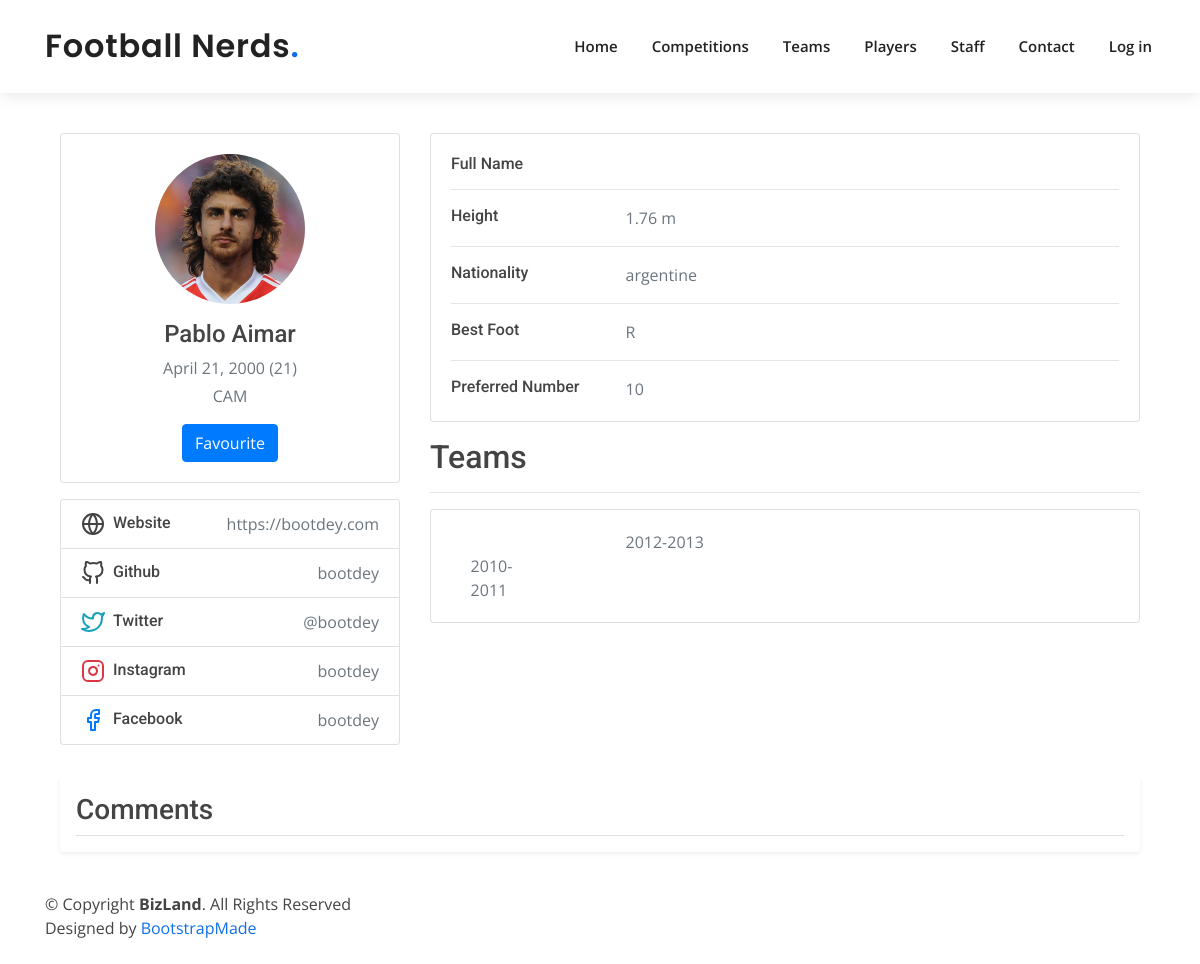
The app's page /players/1, older data.
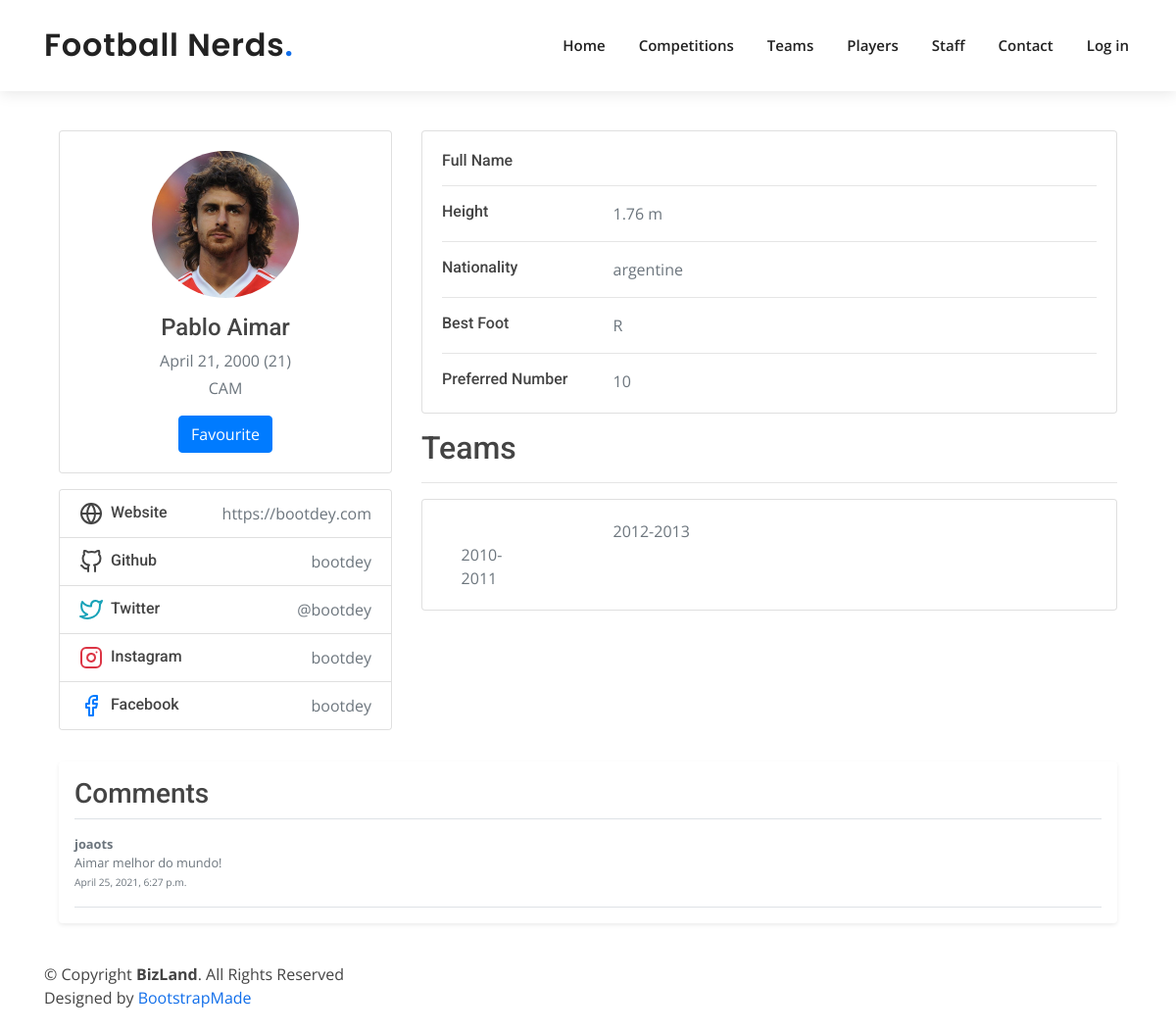
The same page, newer data.
### app/models.py (models this page shows, shortened)
class Player(models.Model):
    POSITION_CHOICES = (
        ('Striker', 'ST-Striker'),
        ('Left Winger', 'LW-Left Winger'),
        ('Right Winger', 'RW-Right Winger'),
        ('Central Attacking Midfielder', 'CAM-Central Attacking Midfielder'),
        ('Central Midfielder', 'CM-Central Midfielder'),
        ('Central Defensive Midfielder', 'CDM-Central Defensive Midfielder'),
        ('Left Back', 'LB-Left Back'),
        ('Right Back', 'RB-Right Back'),
        ('Center Back', 'CB-Center Back'),
        ('Goalkeeper', 'GR-Goalkeeper'),
    )
    BEST_FOOT = (('Left', 'L-Left'), ('Right', 'R-Right'), ('Both', 'B-Both'))
    full_name = models.CharField(max_length=120)
    name = models.CharField(max_length=90)
    birthday = models.DateField()
    height = models.FloatField()
    nationality = models.CharField(max_length=70)
    position = models.CharField(max_length=28, choices=POSITION_CHOICES)
    best_foot = models.CharField(max_length=5, choices=BEST_FOOT)
    preferred_number = models.IntegerField()
    player_img = models.CharField(max_length=100, default="default_player.png")

class PlayerPlaysFor(models.Model):
    player = models.ForeignKey(Player, on_delete=models.CASCADE)
    team = models.ForeignKey(Team, on_delete=models.CASCADE)
    season = models.CharField(max_length=9, validators=[RegexValidator(
        regex='[0-9]{4}-[0-9]{4}',
        message='Season must follow the format year-year',
        code='invalid_season'
    )])

class CommentPlayer(models.Model):
    player = models.ForeignKey(Player, on_delete=models.CASCADE)
    user = models.ForeignKey(NormalUser, on_delete=models.CASCADE)
    timeofpost = models.DateTimeField()
    comment = models.CharField(max_length=120)

class NormalUser(models.Model):
    user = models.OneToOneField(User, on_delete=models.CASCADE)
    job_football_related = models.BooleanField()
    favouriteplayers = models.ManyToManyField(Player, through='FavouritePlayer')
    favouriteteams = models.ManyToManyField(Team, through='FavouriteTeam')
    favouritecompetitions = models.ManyToManyField(Competition, through='FavouriteCompetition')

### app/views.py (the view)
# urls.py: path('players/<int:id>', views.player_details, name='player_details'),
def player_details(request, id):
    t_parms = {
        'player': Player.objects.get(id=id),
        'teams': Team.objects.filter(playerplaysfor__player_id=id),
        'season': PlayerPlaysFor.objects.filter(player_id=id),
        'comments': CommentPlayer.objects.filter(player_id=id),
        'age': int((datetime.date.today() - Player.objects.get(id=id).birthday).days/365)
    }
    return render(request, 'player_details.html', t_parms)

### templates/player_details.html (shortened to what this page needs)
{% extends 'layout.html' %}
{% load static %}
{% block content %}
<div class="container" style="padding-top: 40px">
    <div class="main-body">
          <div class="row gutters-sm">
            <div class="col-md-4 mb-3">
              <div class="card">
                <div class="card-body">
                  <div class="d-flex flex-column align-items-center text-center">
                    <img src="{% static player.player_img %}" alt="Admin" class="rounded-circle" width="150" height="150">
                    <div class="mt-3">
                      <h4>{{ player.name }}</h4>
                      <p class="text-secondary mb-1">{{ player.birthday }} ({{ age }})</p>
                      <p class="text-muted font-size-sm">{{ player.position }}</p>
                      <button class="btn btn-primary">Favourite</button>
                    </div>
                  </div>
                </div>
              </div>
              <div class="card mt-3">
                <ul class="list-group list-group-flush">
                  <li class="list-group-item d-flex justify-content-between align-items-center flex-wrap">
                    <h6 class="mb-0">Website</h6>
                    <span class="text-secondary">https://bootdey.com</span>
                  </li>
                  <li class="list-group-item d-flex justify-content-between align-items-center flex-wrap">
                    <h6 class="mb-0">Github</h6>
                    <span class="text-secondary">bootdey</span>
                  </li>
                  <li class="list-group-item d-flex justify-content-between align-items-center flex-wrap">
                    <h6 class="mb-0">Twitter</h6>
                    <span class="text-secondary">@bootdey</span>
                  </li>
                  <li class="list-group-item d-flex justify-content-between align-items-center flex-wrap">
                    <h6 class="mb-0">Instagram</h6>
                    <span class="text-secondary">bootdey</span>
                  </li>
                  <li class="list-group-item d-flex justify-content-between align-items-center flex-wrap">
                    <h6 class="mb-0">Facebook</h6>
                    <span class="text-secondary">bootdey</span>
                  </li>
                </ul>
              </div>
            </div>
            <div class="col-md-8">
              <div class="card mb-3">
                <div class="card-body">
                  <div class="row">
                    <div class="col-sm-3">
                      <h6 class="mb-0">Full Name</h6>
                    </div>
                    <div class="col-sm-9 text-secondary">
                    </div>
                  </div>
                  <hr>
                  <div class="row">
                    <div class="col-sm-3">
                      <h6 class="mb-0">Height</h6>
                    </div>
                    <div class="col-sm-9 text-secondary">
                        {{player.height}} m
                    </div>
                  </div>
                  <hr>
                  <div class="row">
                    <div class="col-sm-3">
                      <h6 class="mb-0">Nationality</h6>
                    </div>
                    <div class="col-sm-9 text-secondary">
                      {{ player.nationality }}
                    </div>
                  </div>
                  <hr>
                  <div class="row">
                    <div class="col-sm-3">
                      <h6 class="mb-0">Best Foot</h6>
                    </div>
                    <div class="col-sm-9 text-secondary">
                      {{ player.best_foot }}
                    </div>
                  </div>
                  <hr>
                  <div class="row">
                    <div class="col-sm-3">
                      <h6 class="mb-0">Preferred Number</h6>
                    </div>
                    <div class="col-sm-9 text-secondary">
                      {{ player.preferred_number }}
                    </div>
                  </div>
                </div>
              </div>
                    <h2>Teams</h2>
                    <hr>
                    <div class="card mb-3">
                <div class="card-body">
                    {% for team in teams %}
                  <div class="row">
                    <div class="col-sm-3">
                    </div>
                      {% for sea in season %}
                      {% if sea.team.id == team.id %}
                    <div class="col-sm-9 text-secondary">
                        {{sea.season}}
                    </div>
                      {% endif %}
                      {% endfor %}
                    {% endfor %}
                  </div>
                    </div>
                </div>
                </div>
            </div>
          </div>
        </div>
          <div class="my-3 p-3 bg-body rounded shadow-sm">
            <h3 class="border-bottom pb-2 mb-0">Comments</h3>
              {% for comment in comments %}
            <div class=" border-bottom d-flex text-muted pt-3">
              <p class="pb-3 mb-0 small lh-sm ">
                <strong class="d-block text-gray-dark">{{ comment.user.user }}</strong>
                {{ comment.comment }}
                  <br>
                  <small>{{ comment.timeofpost }}</small>
              </p>
            </div>
              {% endfor %}
            </div>
          </div>
    </div>
{% endblock %}

### templates/layout.html (shortened to what this page needs)
{% load static %}
<!DOCTYPE html>
<html lang="en">
<head>
    <link rel="stylesheet" href="{% static 'css/bootstrap.min.css' %}">
    <link rel="stylesheet" href="{% static 'fa/css/all.min.css' %}">
    <link rel="stylesheet" href="{% static 'css/style.css' %}">
</head>
<body>
 <header id="header" class="" >
    <div class="container d-flex align-items-center">
      <h1 class="logo mr-auto"><a href="{% url 'home'%}">Football Nerds<span>.</span></a></h1>
      <nav class="nav-menu d-none d-lg-block">
        <ul>
          <li><a href="{% url 'home'%}">Home</a></li>
          <li><a href="{% url 'competitions' %}">Competitions</a></li>
          <li><a href="{% url 'teams' %}">Teams</a></li>
          <li><a href="{% url 'players' %}">Players</a></li>
          <li><a href="{% url 'staff' %}">Staff</a></li>
          <li><a href="#contact">Contact</a></li>
        {% include 'loginpartial.html' %}
        </ul>
      </nav>
    </div>
  </header>
    <main id="main" role="main" style="">
        <div class="container body-content">
            {% block content %} {% endblock %}
    </main>
 <div class="container py-4">
      <div class="copyright">
        &copy; Copyright <strong><span>BizLand</span></strong>. All Rights Reserved
      </div>
      <div class="credits">
        Designed by <a href="https://bootstrapmade.com/">BootstrapMade</a>
      </div>
    </div>
</body>
</html>

### templates/loginpartial.html
{% load static %}
{% if user.is_authenticated %}
<form id="logoutForm" action="/logout" method="get" class="form-inline my-2 my-lg-0">
    {% csrf_token %}
    <li><a href="{% url 'profile' %}">{{ user.username }}</a></li>
    <li><a href="javascript:document.getElementById('logoutForm').submit()"><i class="fas fa-sign-out-alt"></i></a></li>
</form>
{% else %}
    <li><a href="{% url 'login' %}">Log in</a></li>
{% endif %}

### app/static/css/style.css (style rules this page uses)
body { font-family: "Open Sans", sans-serif; color: #444444; }
a { color: #106eea; }
h1, h2, h3, h4, h5, h6 { font-family: "Roboto", sans-serif; }
#header { background: #fff; transition: all 0.5s; z-index: 997; padding: 25px 0; top: 40px; box-shadow: 0px 2px 15px rgba(0, 0, 0, 0.1); }
#header .logo { font-size: 32px; margin: 0; padding: 0; line-height: 1; font-weight: 600; letter-spacing: 0.8px; font-family: "Poppins", sans-serif; }
#header .logo a { color: #222222; }
#header .logo a span { color: #106eea; }
.nav-menu ul { margin: 0; padding: 0; list-style: none; }
.nav-menu > ul { display: flex; }
.nav-menu > ul > li { position: relative; white-space: nowrap; padding: 10px 0 10px 28px; }
.nav-menu a { display: block; position: relative; color: #222222; transition: 0.3s; font-size: 15px; font-weight: 600; padding: 0 3px; font-family: "Open Sans", sans-serif; }
.nav-menu > ul > li > a:before { content: ""; position: absolute; width: 100%; height: 2px; bottom: -5px; left: 0; background-color: #106eea; visibility: hidden; width: 0px; transition: all 0.3s ease-in-out 0s; }
.mobile-nav { position: fixed; top: 55px; right: 15px; bottom: 15px; left: 15px; z-index: 9999; overflow-y: auto; background: #fff; transition: ease-in-out 0.2s; opacity: 0; visibility: hidden; border-radius: 10px; padding: 10px 0; }
.mobile-nav * { margin: 0; padding: 0; list-style: none; }
.mobile-nav a { display: block; position: relative; color: #222222; padding: 10px 20px; font-weight: 500; outline: none; }

Row changes from the older to the newer data that the page shows:
added CommentPlayer: user.user "joaots", comment "Aimar melhor do mundo!", timeofpost "April 25, 2021, 6:27 p.m."
